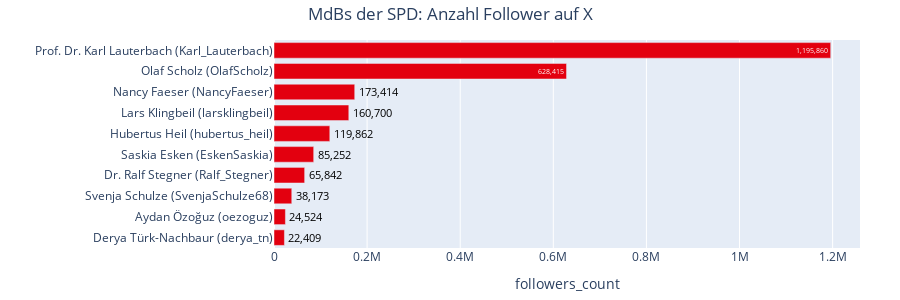

The cell this chart's notebook holds for it:
### Code cell
plot_party_hbar(df_profiles[df_profiles["partei_kurz"]=="SPD"], 'username', 'followers_count', top_n=10, title='MdBs der SPD: Anzahl Follower auf X')

### Figure 1 — Plotly figure (JSON) as saved in the notebook; plotly's stock layout.template omitted (floating-point values rounded to 4 significant figures)
{"data": [{"cliponaxis": false, "customdata": [["SPD", "Karl_Lauterbach", "Prof. Dr. Karl Lauterbach"], ["SPD", "OlafScholz", "Olaf Scholz"], ["SPD", "NancyFaeser", "Nancy Faeser"], ["SPD", "larsklingbeil", "Lars Klingbeil"], ["SPD", "hubertus_heil", "Hubertus Heil"], ["SPD", "EskenSaskia", "Saskia Esken"], ["SPD", "Ralf_Stegner", "Dr. Ralf Stegner"], ["SPD", "SvenjaSchulze68", "Svenja Schulze"], ["SPD", "oezoguz", "Aydan Özoğuz"], ["SPD", "derya_tn", "Derya Türk-Nachbaur"]], "hovertemplate": "Name: %{customdata[2]} (%{customdata[1]})<br>followers_count: %{x:,.0f}<br>partei_kurz: %{customdata[0]}<extra></extra>", "insidetextanchor": "end", "marker": {"color": ["#E3000F", "#E3000F", "#E3000F", "#E3000F", "#E3000F", "#E3000F", "#E3000F", "#E3000F", "#E3000F", "#E3000F"]}, "orientation": "h", "text": ["1,195,860", "628,415", "173,414", "160,700", "119,862", "85,252", "65,842", "38,173", "24,524", "22,409"], "textfont": {"color": ["#FFFFFF", "#FFFFFF", "#000000", "#000000", "#000000", "#000000", "#000000", "#000000", "#000000", "#000000"]}, "textposition": ["inside", "inside", "outside", "outside", "outside", "outside", "outside", "outside", "outside", "outside"], "texttemplate": "%{text}", "type": "bar", "x": [1195860, 628415, 173414, 160700, 119862, 85252, 65842, 38173, 24524, 22409], "y": ["Prof. Dr. Karl Lauterbach (Karl_Lauterbach)", "Olaf Scholz (OlafScholz)", "Nancy Faeser (NancyFaeser)", "Lars Klingbeil (larsklingbeil)", "Hubertus Heil (hubertus_heil)", "Saskia Esken (EskenSaskia)", "Dr. Ralf Stegner (Ralf_Stegner)", "Svenja Schulze (SvenjaSchulze68)", "Aydan Özoğuz (oezoguz)", "Derya Türk-Nachbaur (derya_tn)"]}], "layout": {"bargap": 0.25, "height": 300, "margin": {"b": 10, "l": 10, "r": 40, "t": 40}, "title": {"text": "MdBs der SPD: Anzahl Follower auf X", "x": 0.5}, "xaxis": {"title": {"text": "followers_count"}}, "yaxis": {"categoryarray": ["Derya Türk-Nachbaur (derya_tn)", "Aydan Özoğuz (oezoguz)", "Svenja Schulze (SvenjaSchulze68)", "Dr. Ralf Stegner (Ralf_Stegner)", "Saskia Esken (EskenSaskia)", "Hubertus Heil (hubertus_heil)", "Lars Klingbeil (larsklingbeil)", "Nancy Faeser (NancyFaeser)", "Olaf Scholz (OlafScholz)", "Prof. Dr. Karl Lauterbach (Karl_Lauterbach)"], "categoryorder": "array", "title": {"text": ""}}}}
